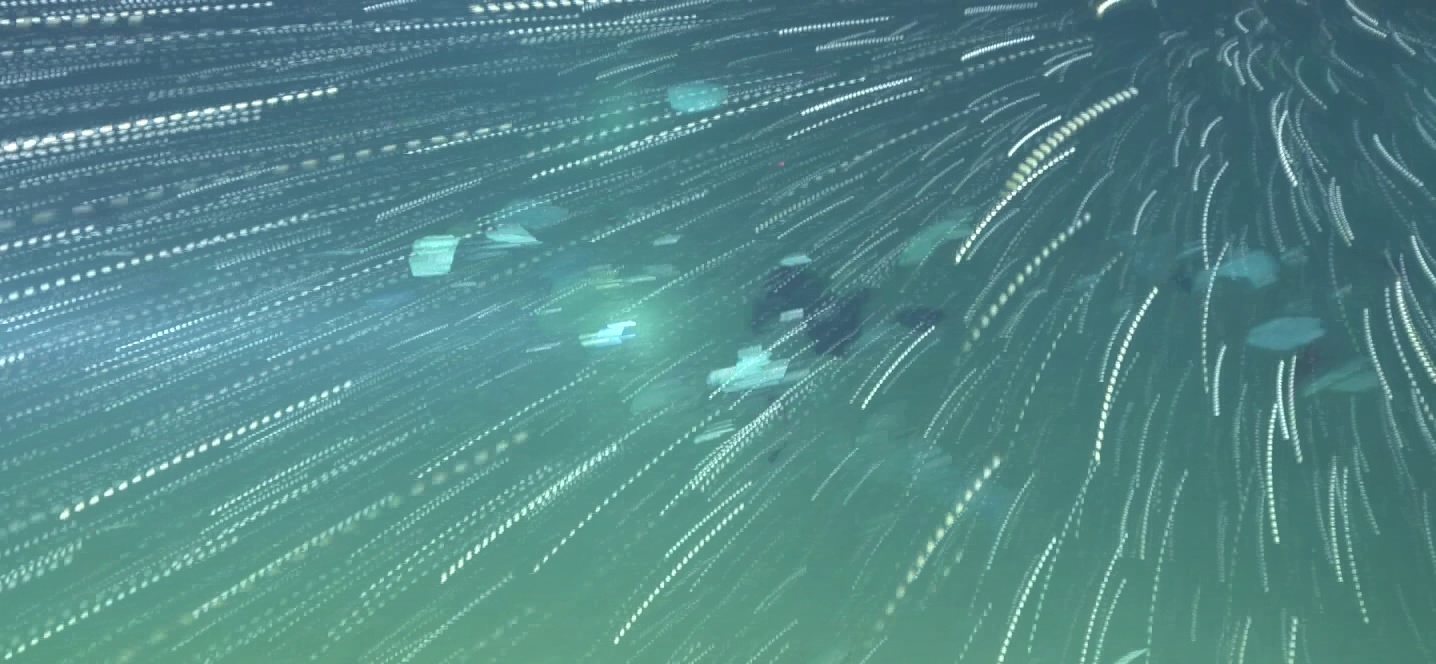
#> input picture test.jpg, 1436 x 664 px
$ python -i optic_v3.3.py   (imports and definitions only)   (older library calls are emulated)
#> lines starting #> are read from the running program, lines starting #| are printed output that depends on the picture
# To add a new cell, type '# %%'
# To add a new markdown cell, type '# %% [markdown]'

# %%
import cv2
from time import time
import numpy as np
import matplotlib.pyplot as plt

'''
=====================光流法v3.3========================
optic v3.3

相较optic v2.2更新：
1. 特征点用orb获取，利用中值滤波、锐化和直方图平均增强抗干扰能力
2. 每一帧都抓取新的特征点，筛选地加入到有效特征点序列中（降低了一些性能）
3. 对齐时，由外沿向内取一定数量的特征点，对齐更准确
4. 由于对齐更准确，制作mask时对对齐距离大的帧下调了阈值
5. 优化前后帧补洞顺序

优点：
1. 特征点更多，允许中途新增的特征点，单应性矩阵对齐，都使画面边缘的物体对齐效果提升明显，减少了背景误判断，边缘物体不再抖动和模糊
2. 白点判断阈值下降，轻微提升了白点检测的能力
缺点：
1. 仍然有剩余的移动缓慢的白点

步骤：

获取背景角点：
1. 对第一帧图像预处理（中值滤波、直方图平均、锐化），并用orb获取特征点
2. 利用稀疏光流追踪上一帧的特征点、根据速度判断有效的点，并记录下来
3. 用orb获取当前帧的特征点，与有效的点一起作为下一帧的稀疏光流的输入
4. 重复2，3步骤
5. 将超速的店、持续时间不够长的点去除
6. 对齐每一帧中对应的特征点，获得背景角点矩阵（每帧可用特征点数量为50-200）

找到需要修复的点：
1. 假设当前处理第i帧图像，找到第i帧和第i+stride帧共有的特征点，用凸包函数取共有特征点外沿的30个点，
2. 计算单应性矩阵，对齐图像
3. 将两帧图像用稠密光流算出每个点的位移，距离超过（0.6 * 背景位移 + 1.8）的视为需要修复的点
4. 将多个stride（如3和30）所生成的mask叠加
5. 用饱和度和亮度配合找到明显且移动缓慢的白点

修复：
1. 利用前后10帧中无需修复的点，对齐填补当前帧
2. 利用（宽松和严格的）饱和度、明度和大小从原图像中筛选出需要保护的物体（小鱼），从剩余mask中排除掉
3. 剩余待修复的少量区域用大小为11的中值滤波补洞
4. 复原小鱼
====================================================
'''

# %%
def findVertex(src):
    '''
    利用orb找特征点，利用稀疏光流跟踪找出背景角点，背景角点的特
    征的是移动缓慢，当角点速度小于阈值的时
    间大于200帧时即视为背景角点，并允许中间
    帧加入的角点，速度较慢。

    :param src  : 视频地址
    :type src   : String
    :returns    : 留存时间大于200的角点，
                  格式为(frame_num, p_num, 2)
                  若当前帧没有该角点，
                  则补充[-1, -1]
    '''
    start = time()

    # 读取视频
    cap = cv2.VideoCapture(src)

    # ShiTomasi 角点检测参数
    feature_params = dict(maxCorners=1000,
                            qualityLevel=0.3,
                            minDistance=20,
                            blockSize=7)

    # lucas kanade光流法参数
    lk_params = dict(winSize=(15, 15),
                        maxLevel=2,
                        criteria=(cv2.TERM_CRITERIA_EPS | cv2.TERM_CRITERIA_COUNT, 10, 0.03))

    # 创建随机颜色
    color = np.random.randint(0, 255, (3000, 3))

    # for i in range(0):
    #     _, _ = cap.read()

    # 获取第一帧，找到角点
    ret, old_frame = cap.read()

    # 找到原始灰度图
    old_gray = cv2.cvtColor(old_frame, cv2.COLOR_BGR2GRAY)
    old_gray = sharpen(old_gray)
    old_gray = cv2.equalizeHist(old_gray)

    # # 获取图像中的角点，返回到p0中
    # p0 = cv2.goodFeaturesToTrack(old_gray, mask=None, **feature_params)

    p0 = orbFeature(old_frame)

    # 创建一个蒙版用来画轨迹
    mask = np.zeros_like(old_frame)

    flags = [np.ones(len(p0))]  # 选取的角点标号
    ps = [p0[:,0]] # 保存角点
    out_indexs = np.array([]) # 中途超速的点索引

    while(1):
        ret, frame = cap.read()
        if type(frame) is type(None):
            break
        # frame = frame[332: ,718:, :]
        frame_gray = cv2.cvtColor(frame, cv2.COLOR_BGR2GRAY)
        frame_gray = sharpen(frame_gray)
        frame_gray = cv2.equalizeHist(frame_gray)

        # 计算光流
        p1, st, err = cv2.calcOpticalFlowPyrLK(
            old_gray, frame_gray, p0, None, **lk_params)

        # 寻找移动小于5的跟踪点
        movement = p1 - p0
        mag, ang = cv2.cartToPolar(movement[..., 0], movement[..., 1])

        # 选取好的跟踪点
        index = (st == 1) & (mag < 5)
        flag = np.zeros_like(flags[-1])
        flag[np.where(flags[-1] == 1)[0][index.flatten()]] = 1

        good_new = p1[index]
        good_old = p0[index]

        # 若有点速度大于阈值，则将其过去痕迹也抹去
        out_index = np.where(flags[-1] == 1)[0][((st == 1) & (mag >= 5)).flatten()]
        out_indexs = np.append(out_indexs, out_index)

        # 画出轨迹
        for i, (new, old) in enumerate(zip(good_new, good_old)):
            a, b = new.ravel()
            c, d = old.ravel()
            mask = cv2.line(mask, (a, b), (c, d), color[i].tolist(), 2)
            frame = cv2.circle(frame, (a, b), 5, color[i].tolist(), -1)
        img = cv2.add(frame, mask)

        # 展示
        cv2.imshow('frame', img)
        # cv2.imshow('frame_gray', frame_gray)
        k = cv2.waitKey(1) & 0xff
        if k == 27:
            break

        # 更新上一帧的图像和追踪点
        old_gray = frame_gray.copy()
        # p_add = cv2.goodFeaturesToTrack(old_gray, mask=None, **feature_params)
        p_add = orbFeature(frame)
        p0 = good_new.reshape(-1, 1, 2)
        p0, add_num = appendVertex(p0, p_add, feature_params['minDistance'] / 1.414)
        flag = np.append(flag, np.ones(add_num))
        flags.append(flag.astype('int'))
        ps.append(p0[:, 0])

    cv2.destroyAllWindows()
    cap.release()

    # -----------将留存时间不够长的的点去掉------------

    # 最小留存时间
    min_duration = 50

    # 统计每个点的留存时间
    duration = np.zeros(flags[-1].shape)
    for flag in flags:
        duration[np.where(flag == 1)[0]] += 1

    # 将有效角点对应起来，若当前帧没有该角点，补充为[-1, -1]
    valid_index = np.where(duration > min_duration)[0]
    valid_index = np.array([index for index in valid_index if index not in out_indexs])

    bg_ps = []
    junk_p = np.array([-1, -1], dtype = 'int')
    for flag, p in zip(flags, ps):
        bg_p = []
        for index in valid_index:
            try:
                if flag[index] == 0:
                    bg_p.append(junk_p)
                else:
                    bg_p.append(p[int(sum(flag[: index]))])
            except:
                bg_p.append(junk_p)

        bg_ps.append(bg_p)

    bg_ps = np.asarray(bg_ps)
    print('vertex find complete in ', time() - start)
    return bg_ps


def orbFeature(img):
    orb = cv2.ORB_create(nfeatures = 100, scaleFactor = 2, firstLevel = 0)
    gray = cv2.cvtColor(img, cv2.COLOR_BGR2GRAY)
    gray = cv2.medianBlur(gray, 21)
    gray = sharpen(gray)
    gray = cv2.equalizeHist(gray)
    keypoints, _ = orb.detectAndCompute(gray, None)
    p = np.array([keypoint.pt for keypoint in keypoints]).reshape(-1, 1, 2)

    return p.astype('float32')


def appendVertex(p0, p_add, min_dis):
    '''
    根据4邻域距离加入新的角点
    '''
    p_ret = p0.copy()
    for p in p_add:
        vec = p0 - p
        dis = abs(vec[:, 0, 0]) + abs(vec[:, 0, 1])
        if all(dis > min_dis):
            p_ret = np.vstack((p_ret, p.reshape(-1, 1, 2)))

    add_num = p_ret.shape[0] - p0.shape[0]

    return p_ret, add_num


def sharpen(img):
    '''
    锐化图像
    '''
    kernel = np.array([[0, -1, 0], [-1, 5, -1], [0, -1, 0]], np.float32) #定义一个核
    sharpened = cv2.filter2D(img, -1, kernel=kernel)

    return sharpened


# [301 lines left out: functions alignImg, makeMask, paint, not called in this run]


# %%
# 多stride
strides = [3, 20, 10]
stride_max = max(strides)
first_frame = 1
last_frame = 503

# 获取背景移动信息
# vertex = findVertex('video.avi')

# [4 lines not run here, left out]

>>> import cv2
>>> picture = cv2.imread('test.jpg')
#> picture is the input picture: shape (664, 1436, 3); mean B, G, R 135.5, 135, 83.6
>>> result = findVertex(picture)
#> in findVertex, `old_gray = cv2.equalizeHist(old_gray)`:
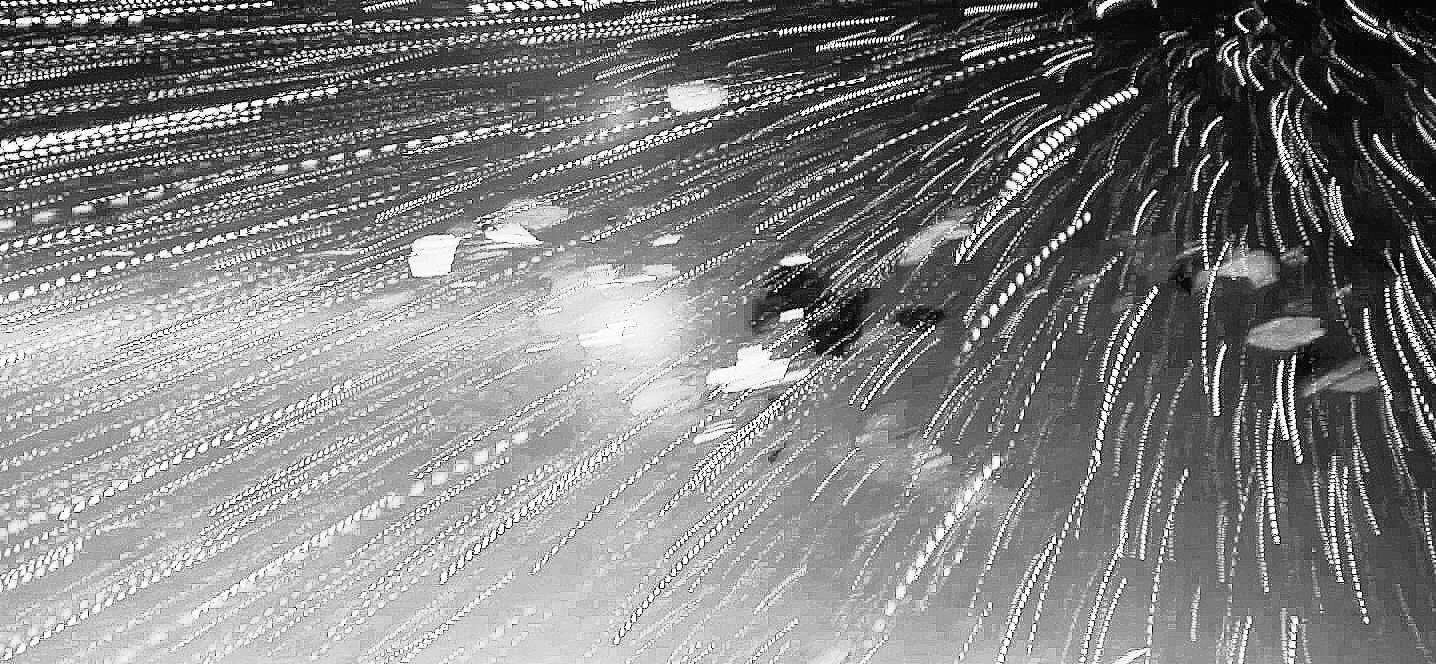
#> old_gray: shape (664, 1436); min 0, max 255, mean 129
#> in orbFeature, `gray = cv2.equalizeHist(gray)`:
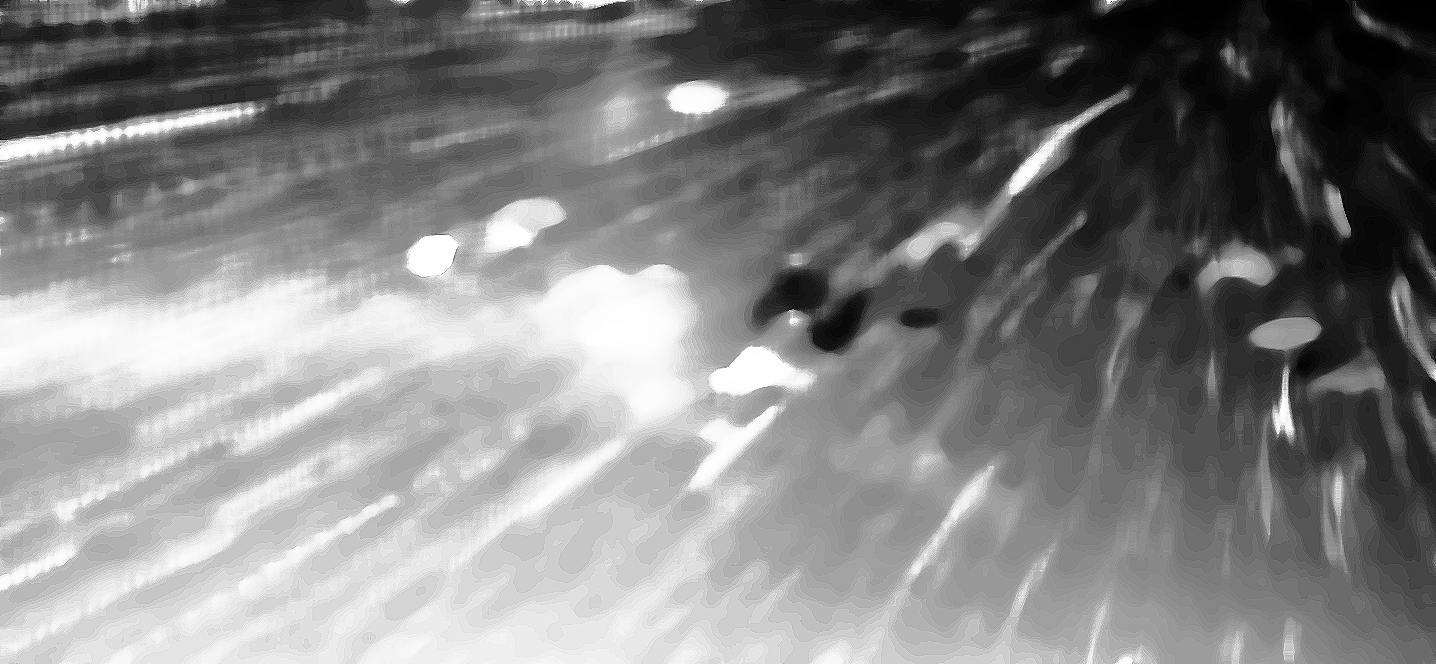
#> gray: shape (664, 1436); min 0, max 255, mean 129.7
#> in orbFeature, `keypoints, _ = orb.detectAndCompute(gray, None)`: keypoints = 94 keypoints; strongest (x, y, size): (1288, 428, 124), (792, 320, 248), (1276, 428, 124), (816, 336, 248)
#> in orbFeature, `p = np.array([keypoint.pt for keypoint in keypoints]).reshape(-1, 1, 2)`: p = 94 rows, first 8: [1280, 428], [1339, 194], [793, 309], [1278, 412], [789, 310], [1278, 433], [792, 311], [129, 137]
#> in findVertex, `p0 = orbFeature(old_frame)`: p0 has the same summary as p in orbFeature
#> in findVertex, `ps = [p0[:,0]]`: ps = 1 point arrays, longest 94 points
#> in findVertex, `p1, st, err = cv2.calcOpticalFlowPyrLK( old_gray, frame_gray, p0, None..`: p1 has the same summary as p in orbFeature; st = 94 values from 1 to 1; err = 94 values from 0 to 0
#> in findVertex, `movement = p1 - p0`: movement = 94 rows, first 8: [0, 0], [0, 0], [0, 0], [0, 0], [0, 0], [0, 0], [0, 0], [0, 0]
#> in findVertex, `mag, ang = cv2.cartToPolar(movement[..., 0], movement[..., 1])`: mag = 94 values from 0 to 0
#> in findVertex, `good_new = p1[index]`: good_new = 94 pairs, first value 63 to 1350, second value 92 to 436
#> in findVertex, `good_old = p0[index]`: good_old has the same summary as good_new
#> in findVertex, `out_index = np.where(flags[-1] == 1)[0][((st == 1) & (mag >= 5)).flatt..`: out_index = empty array
#> the loop in findVertex, `for i, (new, old) in enumerate(zip(good_new, good_old)):` made 94 passes
#> (a, b, c, d) on passes 1 to 12: (1280, 428, 1280, 428), (1339, 194, 1339, 194), (793, 309, 793, 309), (1278, 412, 1278, 412), (789, 310, 789, 310), (1278, 433, 1278, 433), (792, 311, 792, 311), (129, 137, 129, 137), (89, 128, 89, 128), (1013, 197, 1013, 197), (726, 367, 726, 367), (1277, 436, 1277, 436)
#> after the loop in findVertex, `for i, (new, old) in enumerate(zip(good_new, good_old)):`:
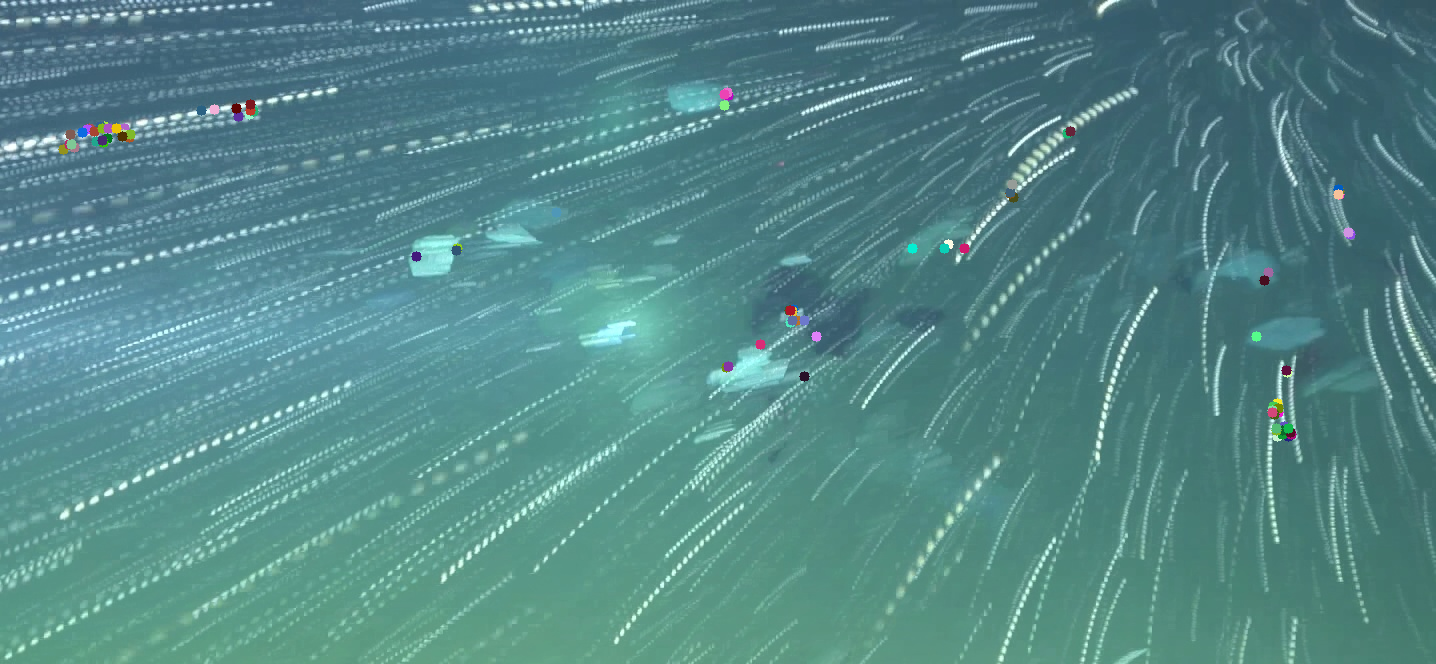
#> frame: shape (664, 1436, 3); mean B, G, R 135.2, 134.8, 83.7
#> after the loop in findVertex, `for i, (new, old) in enumerate(zip(good_new, good_old)):`:
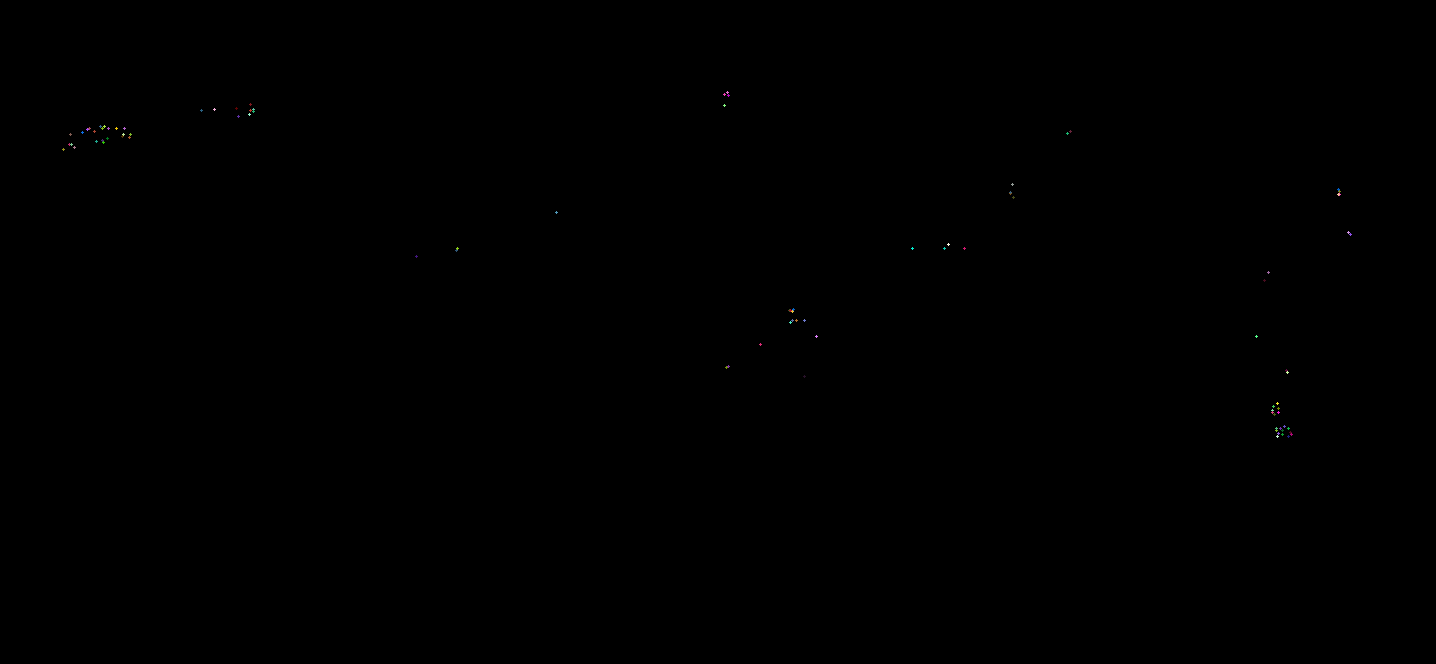
#> mask: shape (664, 1436, 3); mean of channels 0, 1, 2 0.1, 0.1, 0.1; drawn as B, G, R
#> (key q is pressed here)
#> in orbFeature (call 2), `keypoints, _ = orb.detectAndCompute(gray, None)`: keypoints = 94 keypoints; strongest (x, y, size): (251, 108, 31), (1012, 180, 124), (249, 109, 31), (253, 109, 31)
#> in orbFeature (call 2), `p = np.array([keypoint.pt for keypoint in keypoints]).reshape(-1, 1, 2)`: p = 94 rows, first 8: [1016, 189], [1286, 431], [1270, 430], [97, 136], [1011, 184], [1277, 434], [227, 115], [1278, 438]
#> in findVertex, `p_add = orbFeature(frame)`: p_add has the same summary as p in orbFeature
#> in appendVertex, `p_ret = p0.copy()`: p_ret = 94 rows, first 8: [1280, 428], [1339, 194], [793, 309], [1278, 412], [789, 310], [1278, 433], [792, 311], [129, 137]
#> the loop in appendVertex, `for p in p_add:` made 94 passes
#> p on passes 1 to 12: [[1016, 189]], [[1286, 431]], [[1270, 430]], [[97, 136]], [[1011, 184]], [[1277, 434]], [[227, 115]], [[1278, 438]], [[1279, 429]], [[1342, 199]], [[1339, 192]], [[76, 137]]
#> after the loop in appendVertex, `for p in p_add:`: p_ret = 103 rows, first 8: [1280, 428], [1339, 194], [793, 309], [1278, 412], [789, 310], [1278, 433], [792, 311], [129, 137]
#> in findVertex, `p0, add_num = appendVertex(p0, p_add, feature_params['minDistance'] / ..`: p0 has the same summary as p_ret in appendVertex; add_num = 9
#> the loop in findVertex, `for flag in flags:` made 2 passes
#> after the loop in findVertex, `for flag in flags:`: duration = 103 values, max 2 at index 0, min 1 at index 94, mean 1.91
#> in findVertex, `valid_index = np.where(duration > min_duration)[0]`: valid_index = empty array
#> the loop in findVertex, `for flag, p in zip(flags, ps):` made 2 passes
#> after the loop in findVertex, `for flag, p in zip(flags, ps):`: bg_ps = [[], []]
#> in findVertex, `bg_ps = np.asarray(bg_ps)`: bg_ps = empty array
#> result = empty array
